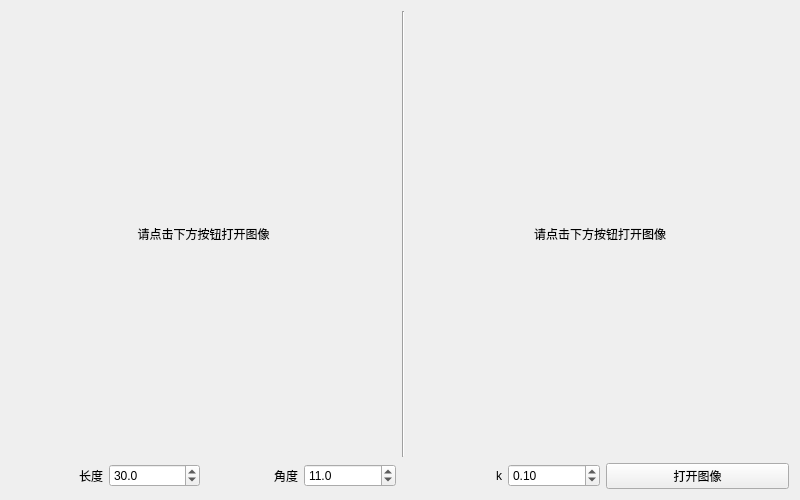
<?xml version="1.0" encoding="UTF-8"?>
<ui version="4.0">
 <class>ImageRestoration</class>
 <widget class="QWidget" name="ImageRestoration">
  <property name="geometry">
   <rect>
    <x>0</x>
    <y>0</y>
    <width>800</width>
    <height>500</height>
   </rect>
  </property>
  <property name="windowTitle">
   <string>图像复原</string>
  </property>
  <property name="styleSheet">
   <string notr="true"/>
  </property>
  <layout class="QGridLayout" name="gridLayout">
   <item row="0" column="0" colspan="4">
    <widget class="QLabel" name="originImageLabel">
     <property name="styleSheet">
      <string notr="true"/>
     </property>
     <property name="text">
      <string>请点击下方按钮打开图像</string>
     </property>
     <property name="alignment">
      <set>Qt::AlignCenter</set>
     </property>
    </widget>
   </item>
   <item row="0" column="4">
    <widget class="Line" name="line">
     <property name="orientation">
      <enum>Qt::Vertical</enum>
     </property>
    </widget>
   </item>
   <item row="0" column="5" colspan="4">
    <widget class="QLabel" name="restoredImageLabel">
     <property name="styleSheet">
      <string notr="true"/>
     </property>
     <property name="text">
      <string>请点击下方按钮打开图像</string>
     </property>
     <property name="alignment">
      <set>Qt::AlignCenter</set>
     </property>
    </widget>
   </item>
   <item row="1" column="0">
    <widget class="QLabel" name="label_1">
     <property name="text">
      <string>长度</string>
     </property>
     <property name="alignment">
      <set>Qt::AlignRight|Qt::AlignTrailing|Qt::AlignVCenter</set>
     </property>
    </widget>
   </item>
   <item row="1" column="1">
    <widget class="QDoubleSpinBox" name="lengthDoubleSpinBox">
     <property name="decimals">
      <number>1</number>
     </property>
     <property name="maximum">
      <double>1000.000000000000000</double>
     </property>
     <property name="value">
      <double>30.000000000000000</double>
     </property>
    </widget>
   </item>
   <item row="1" column="2">
    <widget class="QLabel" name="label_2">
     <property name="text">
      <string>角度</string>
     </property>
     <property name="alignment">
      <set>Qt::AlignRight|Qt::AlignTrailing|Qt::AlignVCenter</set>
     </property>
    </widget>
   </item>
   <item row="1" column="3">
    <widget class="QDoubleSpinBox" name="angleDoubleSpinBox">
     <property name="decimals">
      <number>1</number>
     </property>
     <property name="minimum">
      <double>-180.000000000000000</double>
     </property>
     <property name="maximum">
      <double>180.000000000000000</double>
     </property>
     <property name="value">
      <double>11.000000000000000</double>
     </property>
    </widget>
   </item>
   <item row="1" column="5">
    <widget class="QLabel" name="label_3">
     <property name="text">
      <string>k</string>
     </property>
     <property name="alignment">
      <set>Qt::AlignRight|Qt::AlignTrailing|Qt::AlignVCenter</set>
     </property>
    </widget>
   </item>
   <item row="1" column="6">
    <widget class="QDoubleSpinBox" name="kDoubleSpinBox">
     <property name="singleStep">
      <double>0.010000000000000</double>
     </property>
     <property name="value">
      <double>0.100000000000000</double>
     </property>
    </widget>
   </item>
   <item row="1" column="7" colspan="2">
    <widget class="QPushButton" name="openImageButton">
     <property name="text">
      <string>打开图像</string>
     </property>
    </widget>
   </item>
  </layout>
 </widget>
 <resources/>
 <connections/>
</ui>
